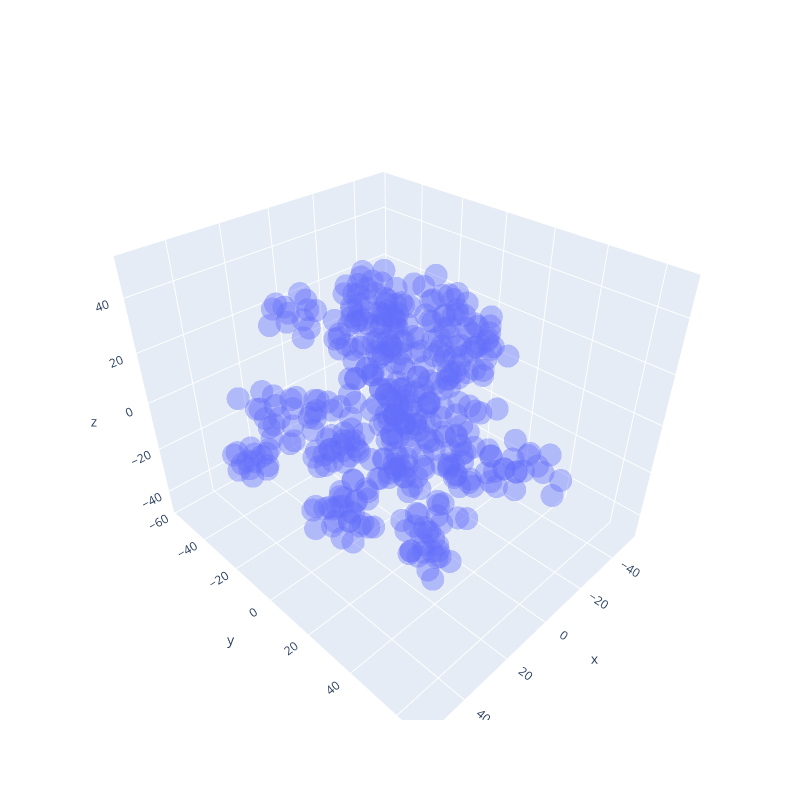

Write notebook code for a chart like this one.
### Code cell
# Define function for generating 3D plot to visualize the embeddings
def generate_3d_plot(embeddings):
    fig = go.Figure(data=[go.Scatter3d(
        x=embeddings[:, :, 0].flatten(),
        y=embeddings[:, :, 1].flatten(),
        z=embeddings[:, :, 2].flatten(),
        mode='markers',
        marker=dict(size=8, opacity=0.4))])
    fig.update_layout(autosize=False, width=800, height=800)    
    fig.show()
    
generate_3d_plot(full_new_embeddings)

### Figure 1 — Plotly figure (JSON) as saved in the notebook; plotly's stock layout.template omitted (floating-point values rounded to 4 significant figures; data arrays with more than 128 entries replaced by an {"elided": "..."} marker saying what was removed)
{"data": [{"marker": {"opacity": 0.4, "size": 8}, "mode": "markers", "type": "scatter3d", "x": {"elided": "435 float values"}, "y": {"elided": "435 float values"}, "z": {"elided": "435 float values"}}], "layout": {"autosize": false, "height": 800, "width": 800}}
